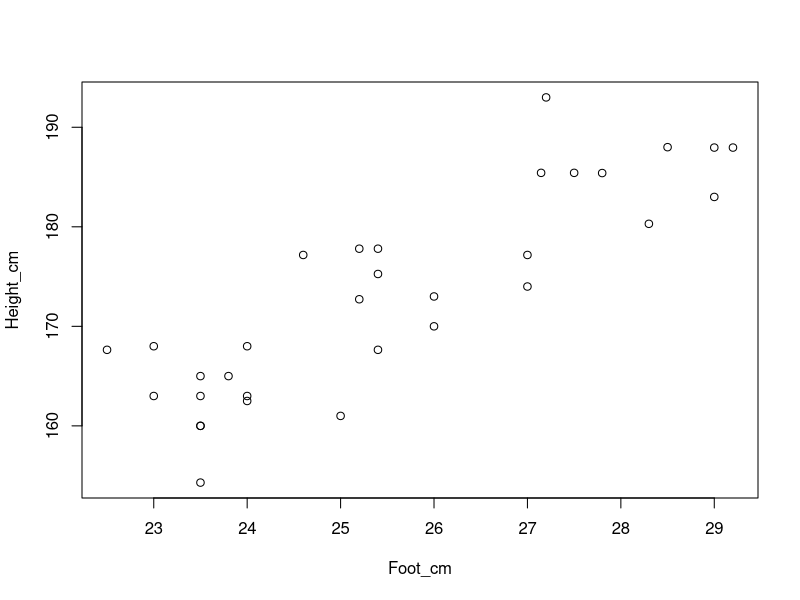
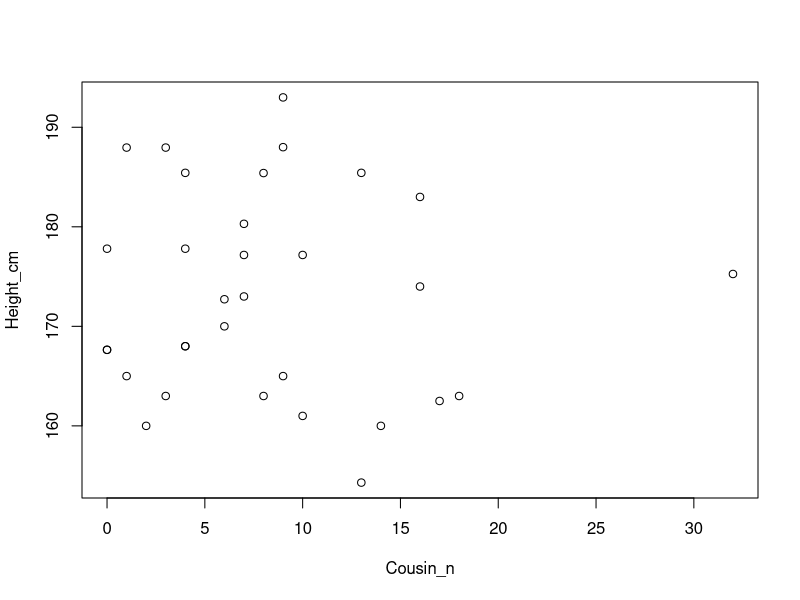
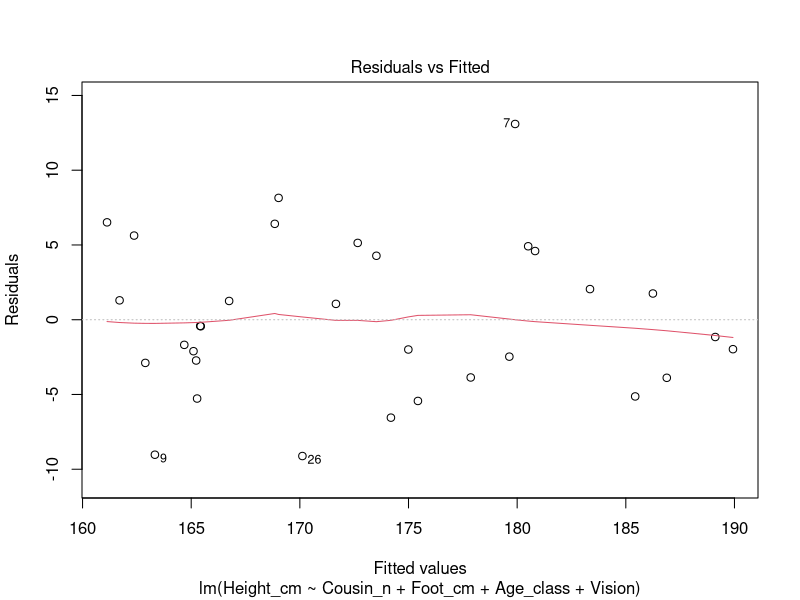
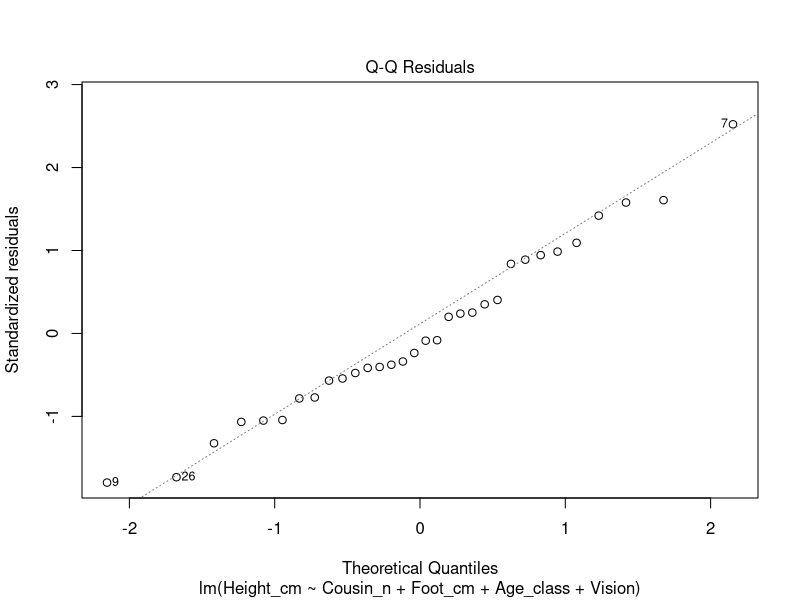
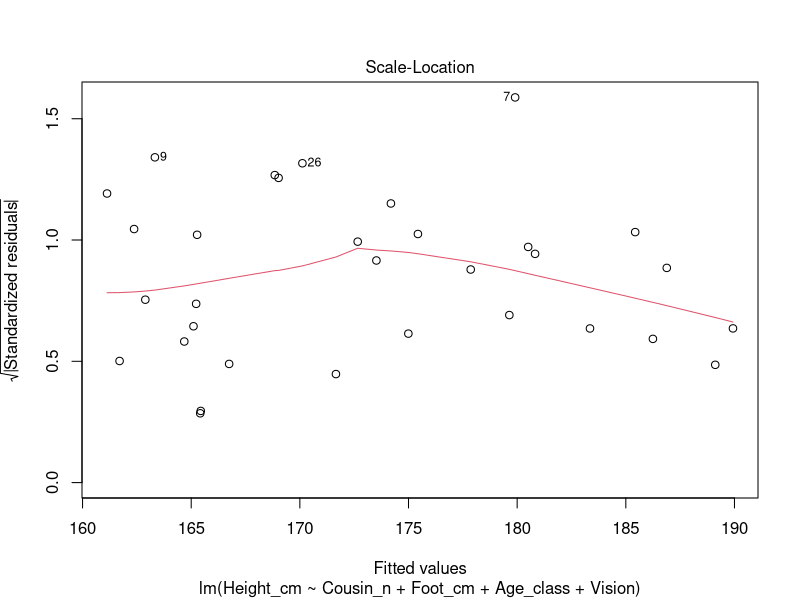
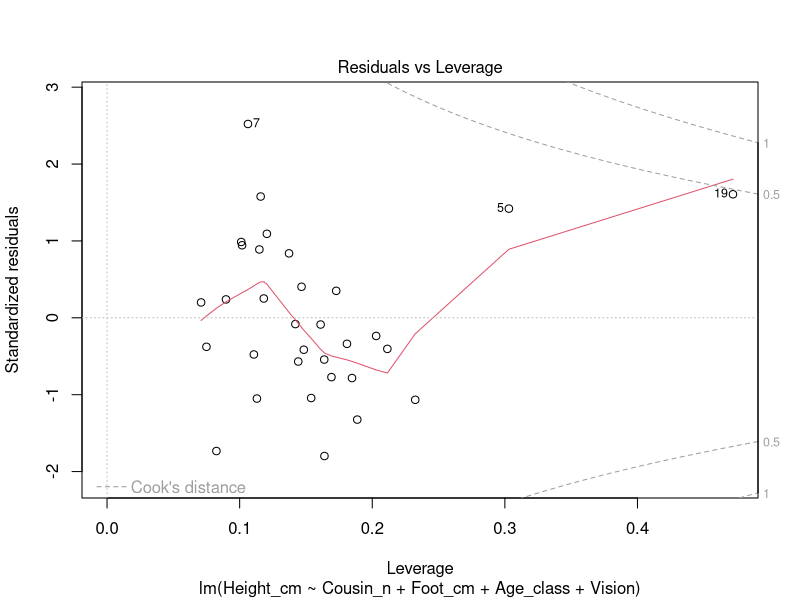
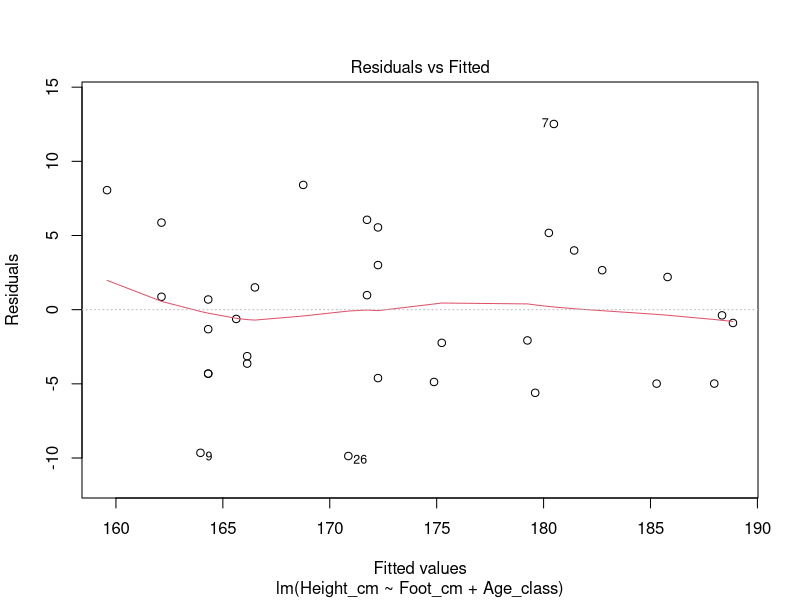
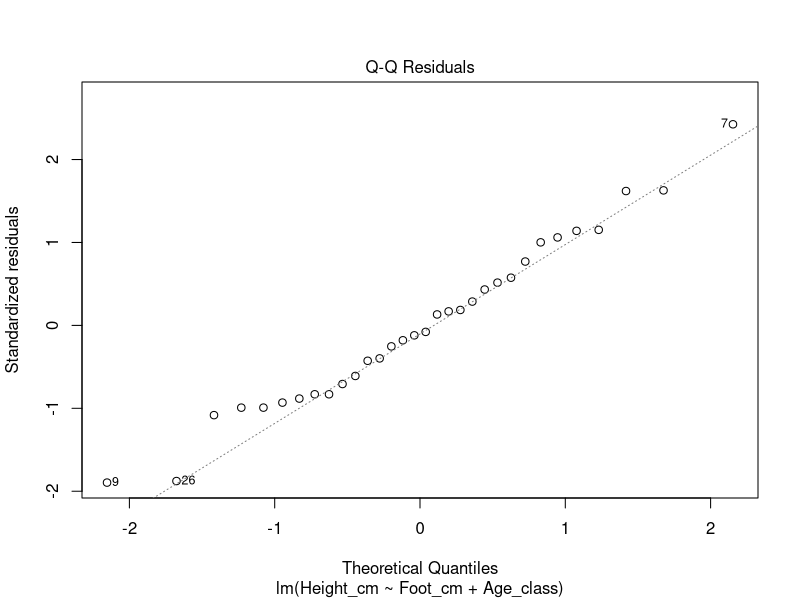

The R source for these figures, in order:
## ---- chunk 1
knitr::opts_chunk$set(echo = TRUE)
library(here)
## ---- chunk 2

class_data <- read.csv(file = here("Week7/ENV710_3.4.26_data - Sheet1.csv"), 
                                 stringsAsFactors = TRUE)

# Explore some relationships
plot(Height_cm ~ Foot_cm, data = class_data)
plot(Height_cm ~ Cousin_n, data = class_data)

## Run and assess the full model. Calc your own residual
class_model_full <- lm(Height_cm ~ Cousin_n + Foot_cm + Age_class + Vision, data = class_data)
summary(class_model_full)
plot(class_model_full)
# only add significantly significant terms
## Height = 63.0944 + 4.3739(Foot_cm)
# Calculate own residual
## estimated height = 63.0944 + 4.3739(23.5)
63.0944+4.3739*23.5
# = 165.881


## run and assess the smart model
class_model_smart <- lm(Height_cm ~ Foot_cm + Age_class, data = class_data)
summary(class_model_smart)
plot(class_model_smart)
